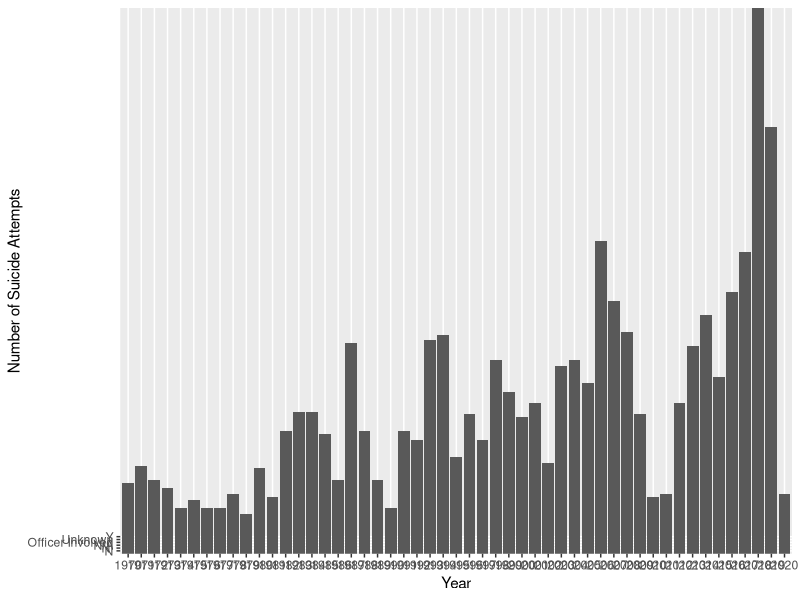
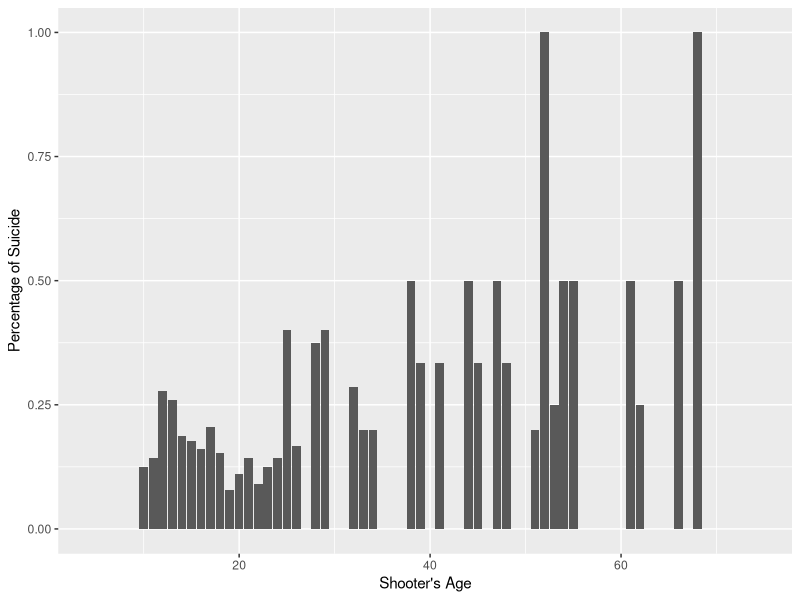
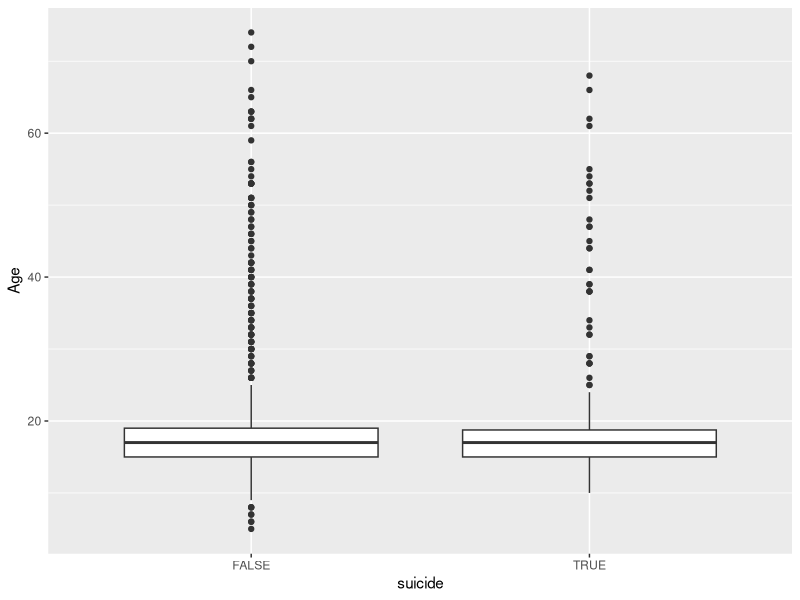
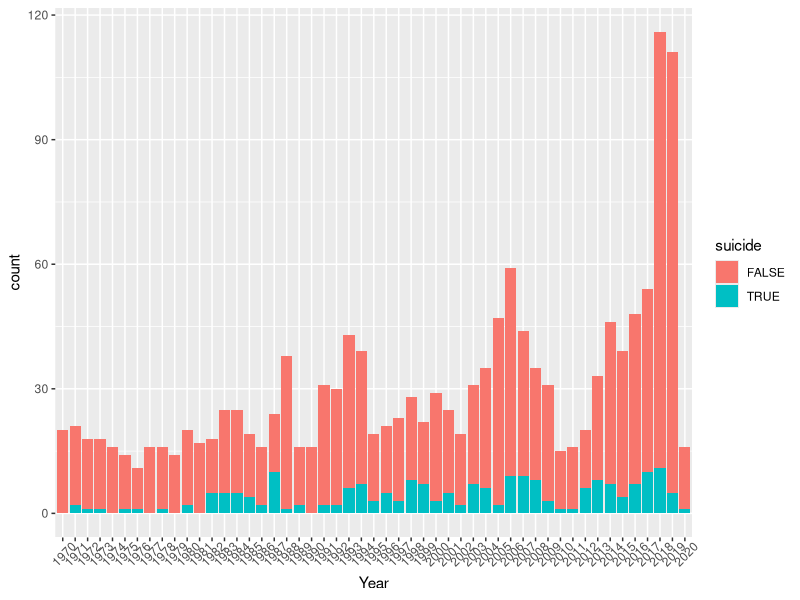
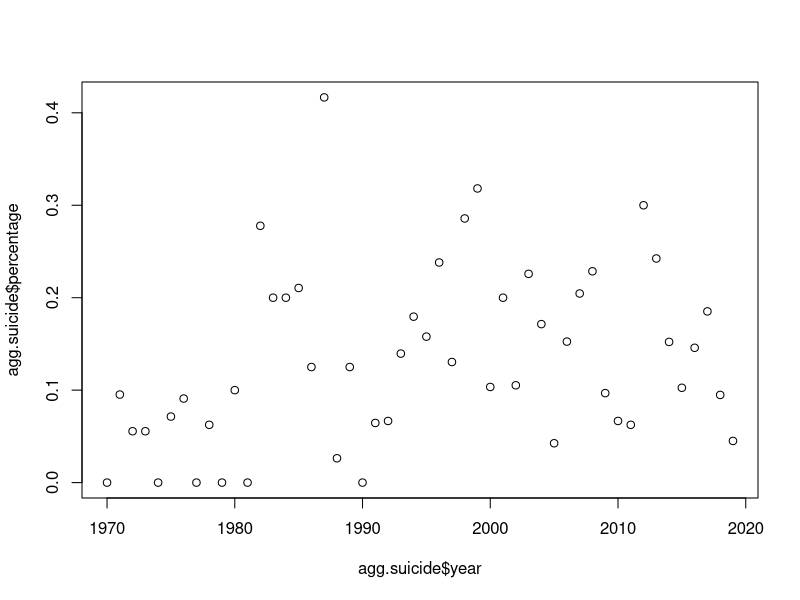
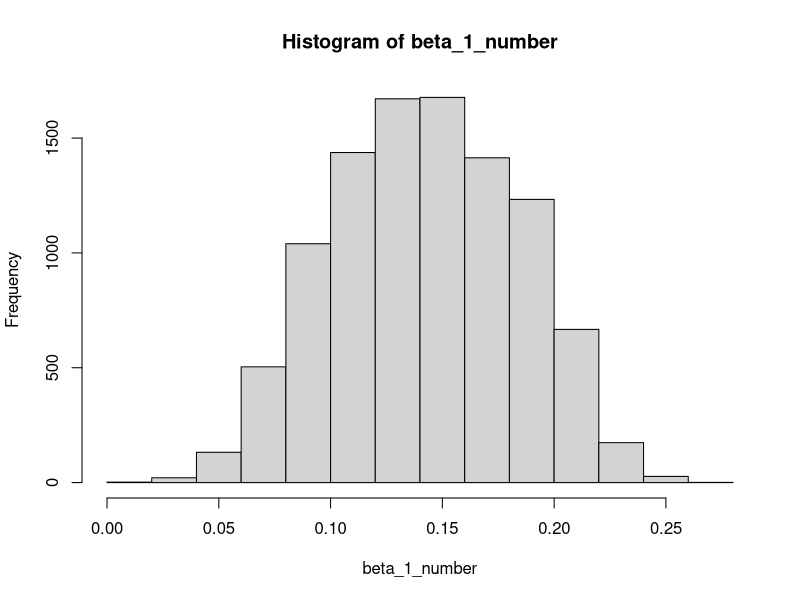
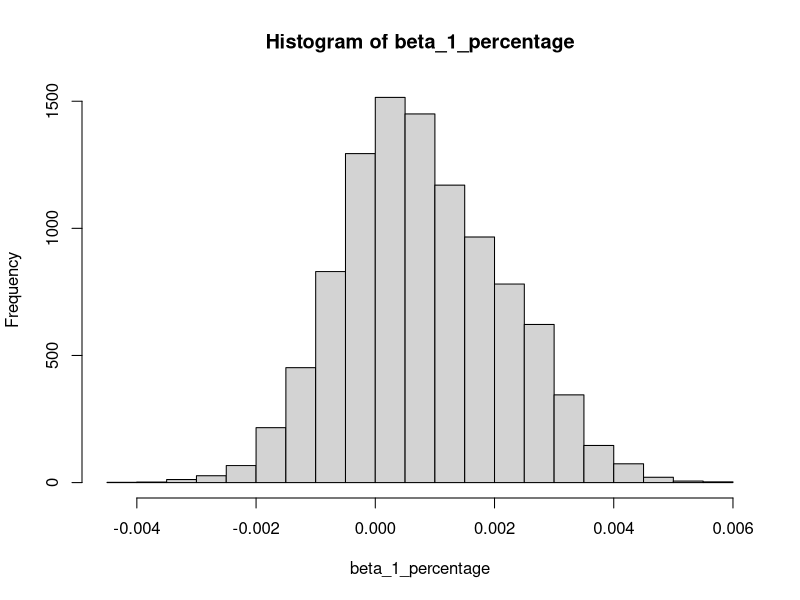

The R script that drew these images, in order: (Note: this script raises an error after producing the figures.)
## ---- chunk 1
knitr::opts_chunk$set(echo = TRUE)
set.seed(3910349)
#install.packages("tidyverse")
#install.packages("ggplot2")
library(tidyverse)
## ---- chunk 2
shootings <- as.data.frame(read.csv("school_shooting_db_20200316.csv"))
shootings$Summary <- NULL
shootings$Narrative..Detailed.Summary..Background. <- NULL
shootings$Sources <- NULL
shootings$Shooter.Name <- NULL
shootings$School <- NULL



# summary(shootings)
# shootings$City <- as.factor(shootings$City)
# shootings$State <- as.factor(shootings$State)
# shootings$Gender.of.Victims..M.F.Both. <- as.factor(shootings$Gender.of.Victims..M.F.Both.)
# shootings$Victim.s.Affiliation.w..School <- as.factor(shootings$Victim.s.Affiliation.w..School)
# shootings$Victims.Race <- as.factor(shootings$Victims.Race)
# shootings$Victim.Ethnicity <- as.factor(shootings$Victim.Ethnicity )
# shootings$Targeted.Specific.Victim.s. <- as.factor(shootings$Targeted.Specific.Victim.s.)
# shootings$Random.Victims <- as.factor(shootings$Random.Victims)
# shootings$Domestic.Violence..Y.N. <- as.factor(shootings$Domestic.Violence..Y.N.)
# shootings$Suicide..Shooter.was.only.victim..Y.N..N.A <- as.factor(shootings$Suicide..Shooter.was.only.victim..Y.N..N.A)


shootings <- as.data.frame(unclass(shootings),stringsAsFactors=TRUE)
summary(shootings)   
## ---- chunk 3
#Change the value of the outlier
#naremoved <- shootings[!is.na(shootings$Shooter.Age),]
#naremoved$Shooter.Age[which(naremoved$Shooter.Age == 40888)] <- 12

library(ggplot2)
#Add Year Column
shootings$Year <- format(as.Date(shootings$Date, format="%m/%d/%Y"),"%Y")
shootings$Shooter.Age[which(shootings$Shooter.Age == 40888)] <- 12
ggplot(data = shootings) +
    geom_col(mapping = aes(x = Year, y = Suicide..or.attempted.suicide..by.Shooter..Y.N.)) + ylab("Number of Suicide Attempts")
## ---- chunk 4
shootings$suicide <- ifelse((shootings$Suicide..or.attempted.suicide..by.Shooter..Y.N. == 'Y'), TRUE, FALSE)
str(shootings)
lm.rv <- lm(suicide~Killed..includes.shooter.+ Wounded + Total.Injured.Killed.Victims +
Victim.s.age.s. + Race + Shooter.Gender + Shooter.Age + Shooter.Ethnicity + Shooter.s.Affiliation.with.School, data = shootings)
lm.rv <- lm(suicide~Shooter.Ethnicity, data = shootings)
summary(lm.rv)
mean(shootings$Total.Injured.Killed.Victims)
## ---- chunk 5
suicide.by.age <- shootings[,c("Shooter.Age", "suicide")]
suicide.by.age$count <- 1
agg.age_maybe  <- 
  mutate(suicide.by.age, Age.Shooter = Shooter.Age) %>% group_by(Shooter.Age, Age.Shooter) %>% 
      summarize_all(sum) %>% 
      select(-Shooter.Age)
#agg.age_maybe$count <- 1
agg.age_maybe$percentage <- agg.age_maybe$suicide/agg.age_maybe$count


ggplot(agg.age_maybe) +
  geom_col(mapping = aes(x = Age.Shooter, y = percentage)) + xlab("Shooter's Age")  + ylab("Percentage of Suicide")


summary(lm(formula = percentage~Age.Shooter, data = agg.age_maybe))
median(shootings$Shooter.Age, na.rm=TRUE)
## ---- chunk 6
mean_data <-mean(agg.age_maybe$percentage)
var_data <- var(agg.age_maybe$percentage)
  (alpha = (((1 - mean_data) / var_data) - (1/mean_data)) * (mean_data^2))  
  (beta = alpha * ((1/mean_data) - 1))



f <- function() {rbeta(5, alpha, beta)}
 g <- function() { rnorm(5, 0 , 1)}
 
 estimate_rejection_prob <- function(f, g) {
  k <- 1000
  rejections <- replicate(k, {
    x <- f()
    y <- g()
    c(t.test(x, y)$p.value < 0.1,
      wilcox.test(x, y)$p.value < 0.1) 
  })
  
  est.t <- mean(rejections[1,])
  ci.t <- binom.test(sum(rejections[1,]), k, conf.level = 0.95)$conf.int
  
  est.w <- mean(rejections[2,])
  ci.w <- binom.test(sum(rejections[2,]), k, conf.level = 0.95)$conf.int
  
  matrix(c(est.t, ci.t, est.w, ci.w), nrow = 2, byrow = TRUE, 
         dimnames = list(test = c("t-test", "WMW"), value = c("Estimate", "Lower", "Upper")))
}
 
 #difference in power
 estimate_rejection_prob(f,g)

 #Boxplot comparing suicide and age
mutate(shootings, Age = Shooter.Age) %>%
ggplot() +
  geom_boxplot(mapping = aes(x = suicide, y = Age))


shootings %>%
ggplot() +
  geom_bar(mapping = aes(x = Year, fill = suicide)) +
  theme(axis.text.x = element_text(angle = 45, vjust = .7, hjust= .5))
#Median Year
median(shootings$Year)
#Mean Year
mean(shootings$Year)


#Percentage of Schoool Shootings with Suicides 
sum(shootings$suicide == TRUE) / sum(shootings$suicide == FALSE | TRUE)

## ---- chunk 7
#removing 2020 from the data
shootings <- shootings[1:1507,]

library(dplyr)
shootings$Year <- as.numeric(shootings$Year)
suicide.by.year <- as.data.frame(shootings)
suicide.by.year <- suicide.by.year[,c("Year", "suicide")]
suicide.by.year$count <- 1
agg.suicide <- suicide.by.year %>% mutate(year = floor(Year/1)*1) %>% 
      group_by(year) %>% 
      summarize_all(sum) %>% 
      select(-Year)
agg.suicide$percentage <- agg.suicide$suicide/agg.suicide$count
summary(lm(percentage ~ year, agg.suicide, weights = agg.suicide$count))

plot(agg.suicide$year,agg.suicide$percentage)

agg.suicide
## ---- chunk 8
lm.numberofsuicide.vs.year <- lm(suicide~year, agg.suicide, weights = agg.suicide$count)
summary(lm.numberofsuicide.vs.year)
## ---- chunk 9
lm.percofsuicide.vs.year <- lm(percentage~year, agg.suicide, weights = agg.suicide$count)
summary(lm.percofsuicide.vs.year)

## ---- chunk 10
olm.numberofsuicide.vs.year <- lm(suicide~year, agg.suicide)
summary(olm.numberofsuicide.vs.year)
## ---- chunk 11
##Simulation for WLS (Using real data)
#sample 20 years from 50yrs
#10000 times
beta_1_number <- c()
beta_1_percentage <- c()
for(i in 1:10000){
  sample_idx <- sample(1:nrow(agg.suicide), 20)
  sample_data <- agg.suicide[sample_idx,]
  lm.model <- lm(suicide~year, sample_data, weights = count)
  lm.model2 <- lm(percentage~year, sample_data, weights = count)
  beta_1_number[i] <- lm.model$coefficients[2]
  beta_1_percentage[i] <- lm.model2$coefficients[2]
}
hist(beta_1_number)
hist(beta_1_percentage)
quantile(beta_1_number, c(0.025,0.975))
quantile(beta_1_percentage, c(0.025,0.975))
sample(agg.suicide,1)

##Simulation for WLS (Using SIMULATED data)
#sample 20 years from 50yrs

ols.std.err <- c()
wls.std.err <- c()
wls.beta.1 <- c()
#creating simulated agg.suicide
for(i in 1:1000){
  n=rep(1:100,2)
  sigma2 = n^1.3
  eps = rnorm(n,mean=0,sd=sqrt(sigma2))
  y=a+b*n + eps
  datas <- data.frame(cbind(n,y))
  lm.model <- lm(y~n, datas)
  beta_1_number[i] <- lm.model$coefficients[2]
  ols.std.err[i] <- summary(lm.model)$coefficients[2,2]
  
  #creating weights
  wt <- 1/sigma2
  lm.model2 <- lm(y~n, datas, weights = wt)
  wls.beta.1[i] <- lm.model2$coefficients[2]
  wls.std.err[i] <- summary(lm.model2)$coefficients[2,2]
}

data2 <- data.frame(ols.std.err, wls.std.err)
#density(x,'OLS Std Error','density')
ggplot(data2) + 
  geom_density(aes(ols.std.err), col= "blue") + xlab('Standard Error') + ylab('density') + geom_density(aes(wls.std.err), col= "red")

## ---- chunk 12
ggplot(agg.age_maybe, aes(x=Shooter.Age, y= percentage)) + geom_point() + xlab("Shooter's Age") + ylab("Percentage of Suicide") + geom_smooth(method='lm')


ggplot(agg.age_maybe, aes(x=Shooter.Age, y= suicide)) + geom_point() + xlab("Shooter's Age") + ylab("Number of Suicide") + geom_smooth(method='lm') 
## ---- chunk 13
#data has to have age of shooter, suicide number for each age group, and count number for each age group
welch.t.test <- function(data){
  age.group <- data
  age.group$young <- ifelse(age.group$Age.Shooter <18, "Young", "Adult")
  age.group$young <- as.factor(age.group$young)
  young <- age.group[which(age.group$young == "Young"), ]
  adult <- age.group[which(age.group$young == "Adult"), ]
  t.test(young$percentage, adult$percentage)
}
ttest.age <- welch.t.test(agg.age_maybe)
ttest.age


#simulation`
#agg.age_maybe$young <- ifelse(agg.age_maybe$Age.Shooter <18, "Young", "Adult")
#agg.age_maybe$young <- as.factor(agg.age_maybe$young)
#age.group <- (agg.age_maybe%>% group_by(young) %>% summarize_all(sum))

#genderweight %>%
#  group_by(group) %>%
#  get_summary_stats(weight, type = "mean_sd")
